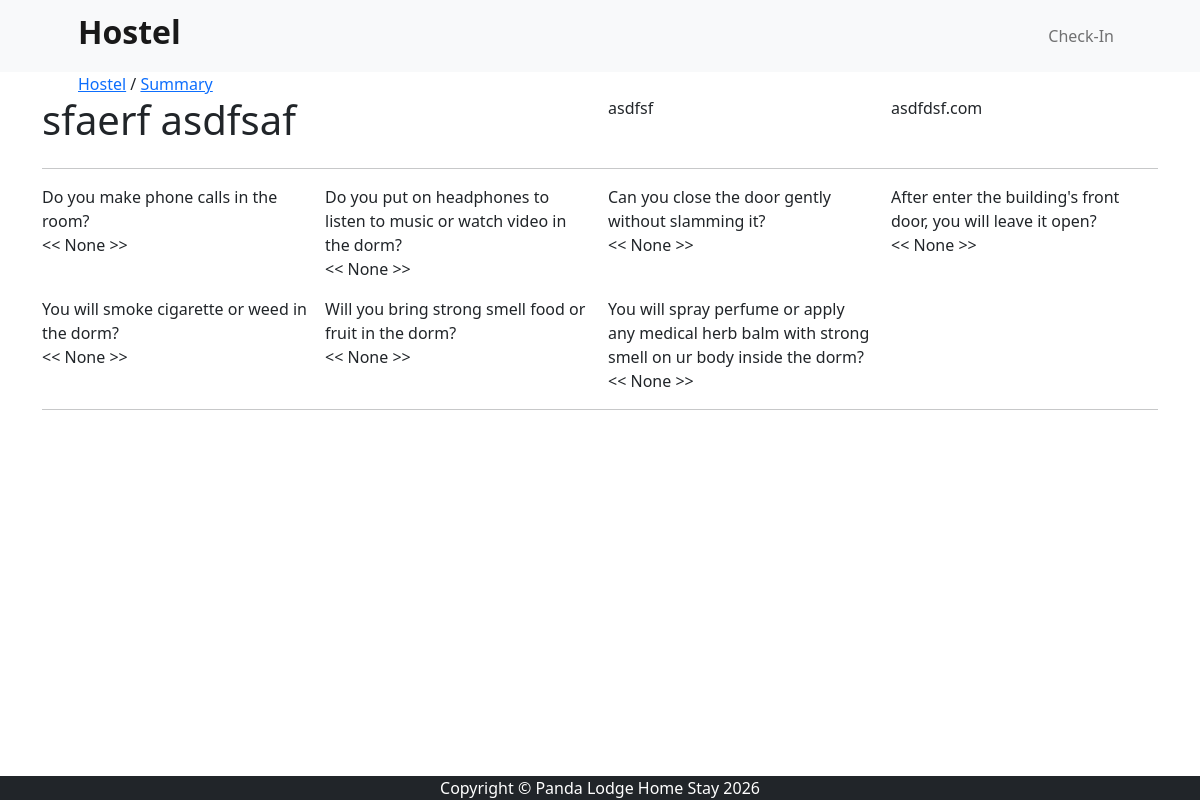
The page /hostel/summary/ (signed in) on the database its author committed.
### hostel/models.py (models this page shows, shortened)
class Guest(models.Model):
    date_modified = models.DateTimeField(auto_now=True)
    givenname = models.CharField(max_length=30, blank=True)
    surname = models.CharField(max_length=30, blank=True)
    country = models.CharField(max_length=30, blank=True)
    platform = models.CharField(max_length=30, blank=True)
    passport = CloudinaryField('image', blank=False, null=False)
    terms_answers = models.JSONField(default=dict, blank=True)

class Term(models.Model):
    ANSWER_CHOICES = [
        ('yes', 'Yes'),
        ('no', 'No'),
    ]
    question = models.CharField(max_length=255)
    correct_answer = models.CharField(max_length=10, choices=ANSWER_CHOICES)
    warning_message = models.TextField(blank=True)

### hostel/views.py (the view)
# urls.py: path('summary/', views.summary, name='summary'),
def summary(request):
    guest_id = request.session.get('guest_id')
    if not guest_id:
        return redirect('checkin')
    guest = Guest.objects.get(id=guest_id)
    answers = request.session.get('answers', {})
    guest.terms_answers = answers
    guest.save()
    terms = Term.objects.all()
    return render(request, 'hostel/summary.html', {
        'guest': guest,
        'answers': answers,
        'terms': terms
    })

### cart/context_processors.py (called while the page is built)
def cart(request):
    return {'cart': Cart(request)}

### hostel/h_context_processors.py (called while the page is built)
def h_breadcrumbs(request):
    path = request.path
    parts = path.strip('/').split('/')
    h_breadcrumbs = []
    url = ''
    for part in parts:
        url += f'/{part}'
        h_breadcrumbs.append({'name': part.replace('_', ' ').capitalize(), 'url': url})
    return {'h_breadcrumbs': h_breadcrumbs}

### hostel/templatetags/custom_tags.py (called while the page is built)
@register.filter
def get_item(dictionary, key):
    return dictionary.get(str(key))

### store/context_processors.py (called while the page is built)
def base_breadcrumbs(request):
    path = request.path
    parts = path.strip('/').split('/')
    breadcrumbs = []
    url = ''
    for part in parts:
        url += f'/{part}'
        breadcrumbs.append({'name': part.replace('_', ' ').capitalize(), 'url': url})
    return {'breadcrumbs': breadcrumbs}

### hostel/templates/hostel/summary.html (shortened to what this page needs)
{% extends 'hostel/h_base.html' %}
{% block content %}
{% load custom_tags %}
<div class="container">
  <div class="row g-3">
    <div class="col-6"><h1>{{ guest.givenname }} {{ guest.surname }}</h1></div>
    <div class="col-3">{{ guest.country }}</div>
    <div class="col-3">{{ guest.platform }}.com</div>
  </div>
  <hr>
  <div class="row g-3">
    {% for term in terms %}
    <div class="col-3">
    {{ term.question }} <br>
    << {{ answers|get_item:term.id|stringformat:"s" }} >>
    </div>
    {% endfor %}
  </div>
  <hr>
  <div class="row g-3">
    <div class="col-12">
    </div>
  </div>
</div>
{% endblock %}

### static/css/styles_customized.css (style rules this page uses)
html, body { height: 100%; margin: 0; display: flex; flex-direction: column; }

### rows shown on the page
Guest: givenname "sfaerf", surname "asdfsaf", country "asdfsf", platform "asdfdsf", terms_answers "None"
Term: question "Do you make phone calls in the room?"
Term: question "Do you put on headphones to listen to music or watch video in the dorm?"
Term: question "Can you close the door gently without slamming it?"
Term: question "After enter the building's front door, you will leave it open?"
Term: question "You will smoke cigarette or weed in the dorm?"
Term: question "Will you bring strong smell food or fruit in the dorm?"
Term: question "You will spray perfume or apply any medical herb balm with strong smell on ur body inside the dorm?"

### other values the page prints
{{ crumb.name }} "Hostel" "Summary"
